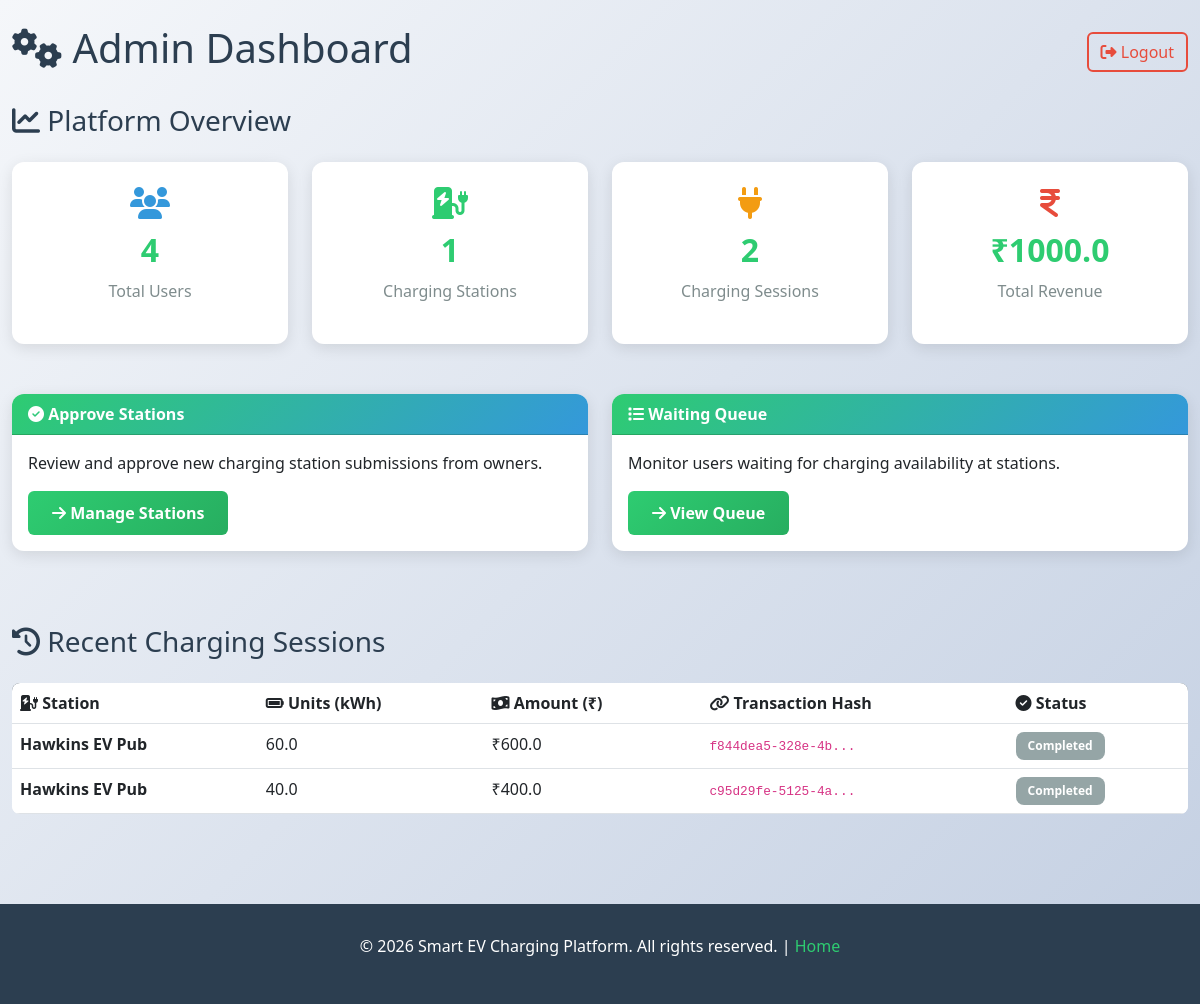
/admin/dashboard (signed in), run on an earlier commit of the app's database.
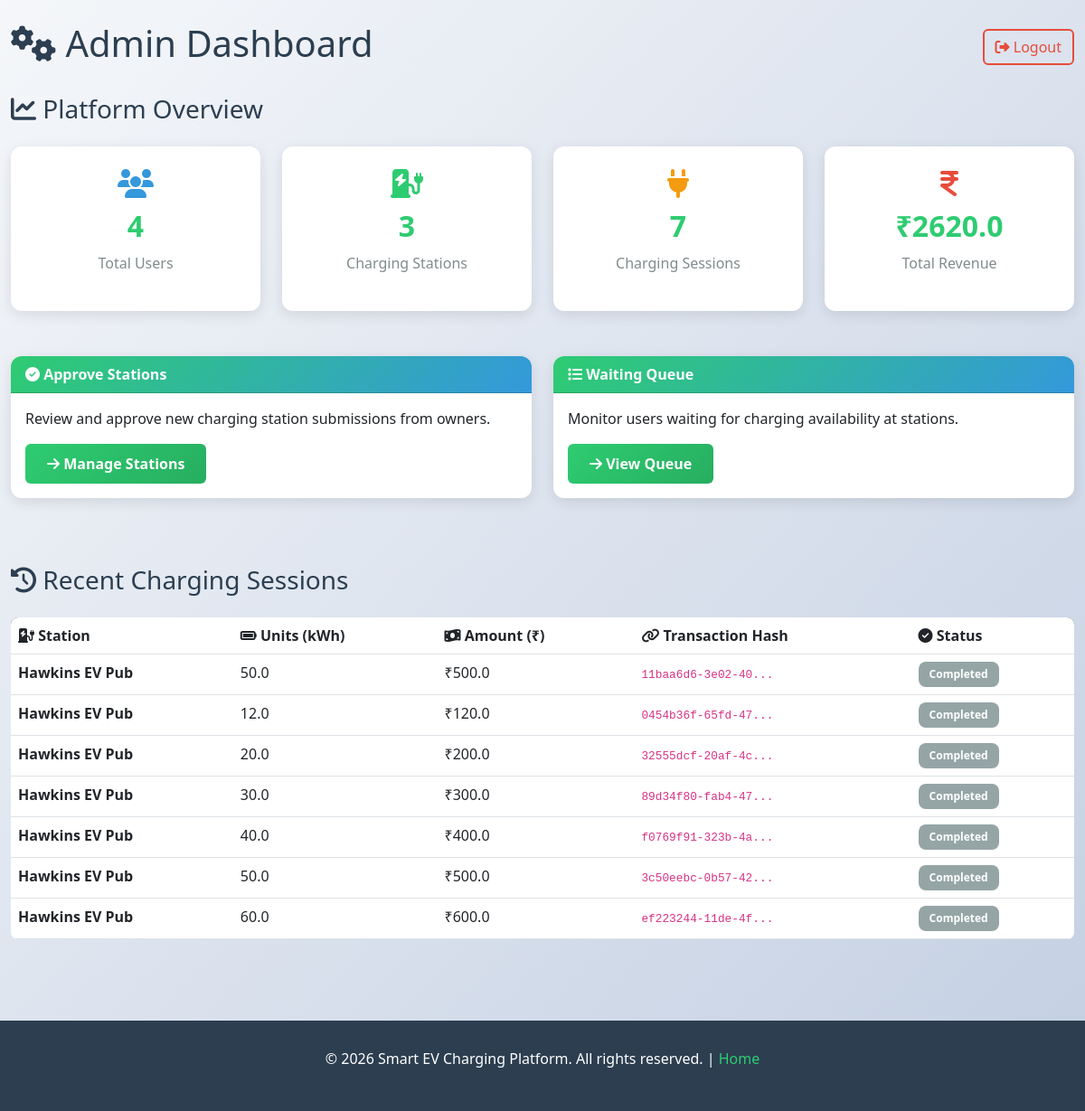
And on a later commit of the database.
### tables this page shows
CREATE TABLE charging_sessions (
        id INTEGER PRIMARY KEY AUTOINCREMENT,
        user_id INTEGER,
        station_name TEXT,
        units REAL,
        amount REAL,
        tx_hash TEXT,
        status TEXT,
        started_at TIMESTAMP DEFAULT CURRENT_TIMESTAMP,
        completed_at TIMESTAMP,
        duration_minutes INTEGER
    );

### routes/admin_routes.py (the view)
@admin_bp.route("/admin/dashboard")
def admin_dashboard():
    if not session.get("admin_logged_in"):
        return redirect("/admin/login")
    conn = get_db()
    cur = conn.cursor()
    cur.execute("SELECT COUNT(*) FROM users")
    total_users = cur.fetchone()[0]
    cur.execute("SELECT COUNT(*) FROM stations")
    total_stations = cur.fetchone()[0]
    cur.execute("SELECT COUNT(*) FROM charging_sessions")
    total_sessions = cur.fetchone()[0]
    cur.execute("SELECT IFNULL(SUM(amount), 0) FROM charging_sessions")
    total_revenue = cur.fetchone()[0]
    print("TOTAL USERS:", total_users)
    print("TOTAL STATIONS:", total_stations)
    print("TOTAL SESSIONS:", total_sessions)
    print("TOTAL REVENUE:", total_revenue)
    cur.execute("""
        SELECT station_name, units, amount, tx_hash, status
        FROM charging_sessions
    """)
    sessions = cur.fetchall()
    conn.close()
    return render_template(
        "admin_dashboard.html",
        total_users=total_users,
        total_stations=total_stations,
        total_sessions=total_sessions,
        total_revenue=total_revenue,
        sessions=sessions
    )

### models/db.py (called while the page is built)
def get_db():
    return sqlite3.connect("database/ev.db")

### templates/admin_dashboard.html (shortened to what this page needs)
{% extends "base.html" %}
{% block content %}
<div class="d-flex justify-content-between align-items-center mb-4">
    <h1><i class="fas fa-cogs"></i> Admin Dashboard</h1>
    <a href="/admin/logout" class="btn btn-outline-danger">
        <i class="fas fa-sign-out-alt"></i> Logout
    </a>
</div>
<h3 class="mb-4"><i class="fas fa-chart-line"></i> Platform Overview</h3>
<div class="row g-4 mb-large">
    <div class="col-md-3 col-sm-6">
        <div class="stat-box">
            <i class="fas fa-users" style="font-size: 2rem; color: #3498db;"></i>
            <h3>{{ total_users }}</h3>
            <p>Total Users</p>
        </div>
    </div>
    <div class="col-md-3 col-sm-6">
        <div class="stat-box">
            <i class="fas fa-charging-station" style="font-size: 2rem; color: #2ecc71;"></i>
            <h3>{{ total_stations }}</h3>
            <p>Charging Stations</p>
        </div>
    </div>
    <div class="col-md-3 col-sm-6">
        <div class="stat-box">
            <i class="fas fa-plug" style="font-size: 2rem; color: #f39c12;"></i>
            <h3>{{ total_sessions }}</h3>
            <p>Charging Sessions</p>
        </div>
    </div>
    <div class="col-md-3 col-sm-6">
        <div class="stat-box">
            <i class="fas fa-indian-rupee-sign" style="font-size: 2rem; color: #e74c3c;"></i>
            <h3>₹{{ total_revenue }}</h3>
            <p>Total Revenue</p>
        </div>
    </div>
</div>
<div class="row mb-large">
    <div class="col-md-6 mb-4">
        <a href="/admin/stations" class="text-decoration-none">
            <div class="card h-100" style="cursor: pointer;">
                <div class="card-header">
                    <i class="fas fa-check-circle"></i> Approve Stations
                </div>
                <div class="card-body">
                    <p>Review and approve new charging station submissions from owners.</p>
                    <button class="btn btn-primary">
                        <i class="fas fa-arrow-right"></i> Manage Stations
                    </button>
                </div>
            </div>
        </a>
    </div>
    <div class="col-md-6 mb-4">
        <a href="/admin/queue" class="text-decoration-none">
            <div class="card h-100" style="cursor: pointer;">
                <div class="card-header">
                    <i class="fas fa-list"></i> Waiting Queue
                </div>
                <div class="card-body">
                    <p>Monitor users waiting for charging availability at stations.</p>
                    <button class="btn btn-primary">
                        <i class="fas fa-arrow-right"></i> View Queue
                    </button>
                </div>
            </div>
        </a>
    </div>
</div>
<h3 class="mb-4"><i class="fas fa-history"></i> Recent Charging Sessions</h3>
{% if sessions %}
<div class="table-responsive">
    <table class="table table-hover">
        <thead>
            <tr>
                <th><i class="fas fa-charging-station"></i> Station</th>
                <th><i class="fas fa-battery-full"></i> Units (kWh)</th>
                <th><i class="fas fa-money-bill-wave"></i> Amount (₹)</th>
                <th><i class="fas fa-link"></i> Transaction Hash</th>
                <th><i class="fas fa-check-circle"></i> Status</th>
            </tr>
        </thead>
        <tbody>
            {% for s in sessions %}
            <tr>
                <td><strong>{{ s[0] }}</strong></td>
                <td>{{ s[1] }}</td>
                <td>₹{{ s[2] }}</td>
                <td><code style="font-size: 0.8rem;">{{ s[3][:16] }}...</code></td>
                <td>
                    {% if s[4] == "completed" %}
                        <span class="badge badge-success">Completed</span>
                    {% elif s[4] == "pending" %}
                        <span class="badge badge-warning">Pending</span>
                    {% else %}
                        <span class="badge" style="background-color: #95a5a6;">{{ s[4] }}</span>
                    {% endif %}
                </td>
            </tr>
            {% endfor %}
        </tbody>
    </table>
</div>
{% else %}
<div class="alert alert-info">
    <i class="fas fa-info-circle"></i> No charging sessions yet.
</div>
{% endif %}
{% endblock %}

### templates/base.html (shortened to what this page needs)
<!DOCTYPE html>
<html lang="en">
<head>
    <link href="https://cdnjs.cloudflare.com/ajax/libs/bootstrap/5.3.0/css/bootstrap.min.css" rel="stylesheet">
    <link href="https://cdnjs.cloudflare.com/ajax/libs/font-awesome/6.4.0/css/all.min.css" rel="stylesheet">
</head>
<body>
    <main class="py-4">
        <div class="container">
            {% block content %}{% endblock %}
        </div>
    </main>
    <footer>
        <p>&copy; 2026 Smart EV Charging Platform. All rights reserved. | <a href="/">Home</a></p>
    </footer>
</body>
</html>

### templates/base.html (style rules this page uses)
:root { --primary-color: #2ecc71; --secondary-color: #3498db; --dark-color: #2c3e50; --light-color: #ecf0f1; --danger-color: #e74c3c; --warning-color: #f39c12; }
* { margin: 0; padding: 0; box-sizing: border-box; }
body { font-family: 'Segoe UI', Tahoma, Geneva, Verdana, sans-serif; background: linear-gradient(135deg, #f5f7fa 0%, #c3cfe2 100%); min-height: 100vh; color: #2c3e50; }
.card { border: none; border-radius: 12px; box-shadow: 0 4px 15px rgba(0, 0, 0, 0.1); transition: transform 0.3s ease, box-shadow 0.3s ease; }
.card-header { background: linear-gradient(135deg, var(--primary-color) 0%, var(--secondary-color) 100%); color: white; border-radius: 12px 12px 0 0 !important; font-weight: 600; }
.btn-primary { background: linear-gradient(135deg, var(--primary-color) 0%, #27ae60 100%); border: none; font-weight: 600; padding: 10px 24px; transition: all 0.3s ease; }
.btn-outline-danger { color: var(--danger-color); border: 2px solid var(--danger-color); }
.table { background: white; border-radius: 8px; overflow: hidden; }
.table thead { background: linear-gradient(135deg, var(--dark-color) 0%, #34495e 100%); color: white; font-weight: 600; }
.table tbody tr { transition: background-color 0.3s ease; }
.badge { font-weight: 600; padding: 8px 12px; border-radius: 8px; }
.stat-box { background: white; border-radius: 12px; padding: 25px; text-align: center; box-shadow: 0 4px 15px rgba(0, 0, 0, 0.1); }
.stat-box h3 { color: var(--primary-color); font-weight: 700; font-size: 2rem; margin: 10px 0; }
.stat-box p { color: #7f8c8d; font-weight: 500; }
footer { background: var(--dark-color); color: white; text-align: center; padding: 30px 20px; margin-top: 50px; }
footer a { color: var(--primary-color); text-decoration: none; }
.mb-large { margin-bottom: 50px; }
main { min-height: calc(100vh - 200px); padding: 40px 0; }
.container { max-width: 1200px; }

What changed in the data, as far as the page shows it:
changed charging_sessions: units "60.0" → "50.0"; amount "600.0" → "500.0"; tx_hash "f844dea5-328e-4b" → "11baa6d6-3e02-40"
changed charging_sessions (number 2 of 7 on the later page): units "40.0" → "12.0"; amount "400.0" → "120.0"; tx_hash "c95d29fe-5125-4a" → "0454b36f-65fd-47"
added charging_sessions: station_name "Hawkins EV Pub", units "20.0", amount "200.0", tx_hash "32555dcf-20af-4c", status "Completed"
added charging_sessions: station_name "Hawkins EV Pub", units "30.0", amount "300.0", tx_hash "89d34f80-fab4-47", status "Completed"
added charging_sessions: station_name "Hawkins EV Pub", units "40.0", amount "400.0", tx_hash "f0769f91-323b-4a", status "Completed"
added charging_sessions: station_name "Hawkins EV Pub", units "50.0", amount "500.0", tx_hash "3c50eebc-0b57-42", status "Completed"
added charging_sessions: station_name "Hawkins EV Pub", units "60.0", amount "600.0", tx_hash "ef223244-11de-4f", status "Completed"
Also different on the page:
{{ total_stations }}: "1" → "3"
{{ total_sessions }}: "2" → "7"
{{ total_revenue }}: "1000.0" → "2620.0"
